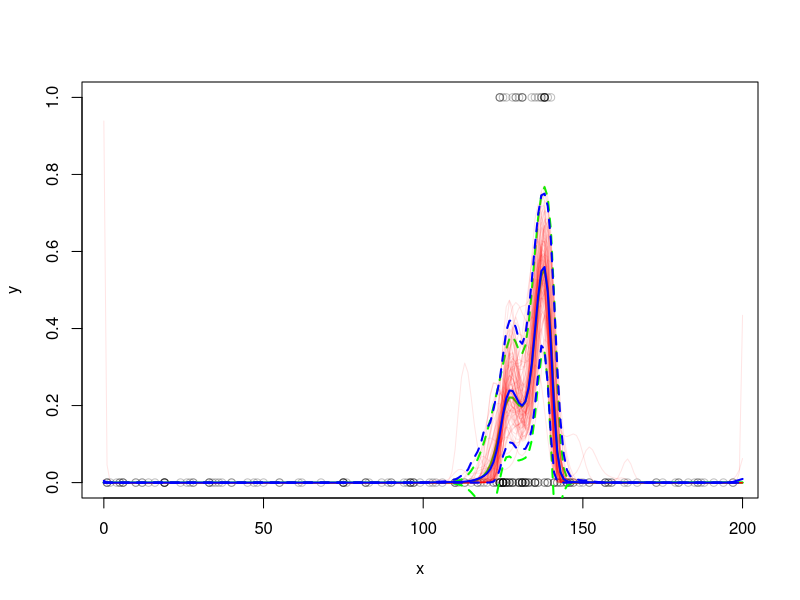

Reproduce this figure in R.
library(mgcv)

#Setophaga_tigrina
#2002
#619

#https://fromthebottomoftheheap.net/2014/06/16/simultaneous-confidence-intervals-for-derivatives/
#https://fromthebottomoftheheap.net/2011/06/12/additive-modelling-and-the-hadcrut3v-global-mean-temperature-series/

#response
y <- c(rep(0, 89), 1, 0, 1, 0, 0, 1, rep(0, 13), 1, 0, 0, 1, 
       rep(0, 10), 1, 0, 0, 1, 1, 0, 1, rep(0,4), 1, rep(0,3),  
       1, rep(0, 3), 1, rep(0, 10), 1, rep(0, 4), 1, 0, 1, 0, 0, 
       rep(1, 4), 0, rep(1, 5), rep(0, 4), 1, 1, rep(0, 46))

#predictor
x <- c(1, 1, 1, 2, 4, 5, 5, 6, 6, 6, 10, 10, 12, 12, 14, 16, 
       rep(19, 6), 24, 26, 27, 28, 28, rep(33, 3), 34, 35, 36, 
       37, 40, 40, 45, 47, 48, 50, 55, 55, 61, 62, 68, rep(75, 5), 
       76, rep(82, 3), 83, 87, 89, 90, 90, 94, 95, rep(96, 4), 
       rep(97, 3), 99, 102, 103, 104, 106, rep(110, 3), 111, 113, 
       113, 115, 117, 117, 118, 119, 120, 122, 122, 123, 123, 
       rep(124, 10), rep(125, 11), rep(126, 6), rep(127, 4), 
       rep(128, 5), rep(129, 3), rep(130, 5), rep(131, 10), 
       rep(132, 5), rep(133, 3), 134, 134, rep(135, 6), rep(136, 3),
       137, 137, rep(138, 9), rep(139, 4), 140, rep(141, 3), 142, 
       142, 143, 143, 144, rep(145, 3), rep(146, 3), 147, 147, 149,
       150, 152, 152, rep(157, 3), 158, 158, 159, 159, 163, 164, 
       167, 173, 173, 175, 179, 180, 180, 183, 185, 186, 186, 187, 
       188, 191, 194, 197, 197)


#fit model
fit <- mgcv::gam(y ~ s(x, bs = 'tp', k = 30),
                  method = 'REML',
                  family = binomial(link = "logit"))

#new data to predict at
x_pred <- data.frame(x = 0:200)

#predict
pp <- predict(fit, x_pred, type = 'response', se.fit = TRUE)

#extract Xp matrix
Xp <- predict(fit, x_pred, type = "lpmatrix")

#posterior realizations
n <- 100
br <- MASS::mvrnorm(n, coef(fit), vcov(fit))#fit$Vc)

#plot data
plot(x, y, col = rgb(0,0,0,0.25), ylim = c(0,1))
#plot model fit and 95% CI
lines(x_pred$x, pp$fit, col = 'green', lwd = 2)
lines(x_pred[,1], pp$fit - 1.97 * pp$se.fit, col = 'green', lwd = 2, lty = 2)
lines(x_pred[,1], pp$fit + 1.97 * pp$se.fit, col = 'green', lwd = 2, lty = 2)


#Wood solution
tt <- gam.mh(fit, ns = 100000, thin = 100)
br <- tt$bs



#plot posterior realizations of model fit
for (i in 1:n)
{
  #i <- 1
  fits <- Xp %*% br[i,]
  lines(x_pred$x, boot::inv.logit(fits), col = rgb(1,0,0,0.1))
}

#extract mean and 95% CI from posterior realizations
pm <- Xp %*% t(br)
xp_mn <- apply(boot::inv.logit(pm), 1, mean)
xp_LCI <- apply(boot::inv.logit(pm), 1,
                function(x) quantile(x, probs = 0.025))
xp_UCI <- apply(boot::inv.logit(pm), 1,
                function(x) quantile(x, probs = 0.975))

lines(x_pred$x, xp_mn, col = 'blue', lwd = 2)
lines(x_pred$x, xp_LCI, col = 'blue', lwd = 2, lty = 2)
lines(x_pred$x, xp_UCI, col = 'blue', lwd = 2, lty = 2)

